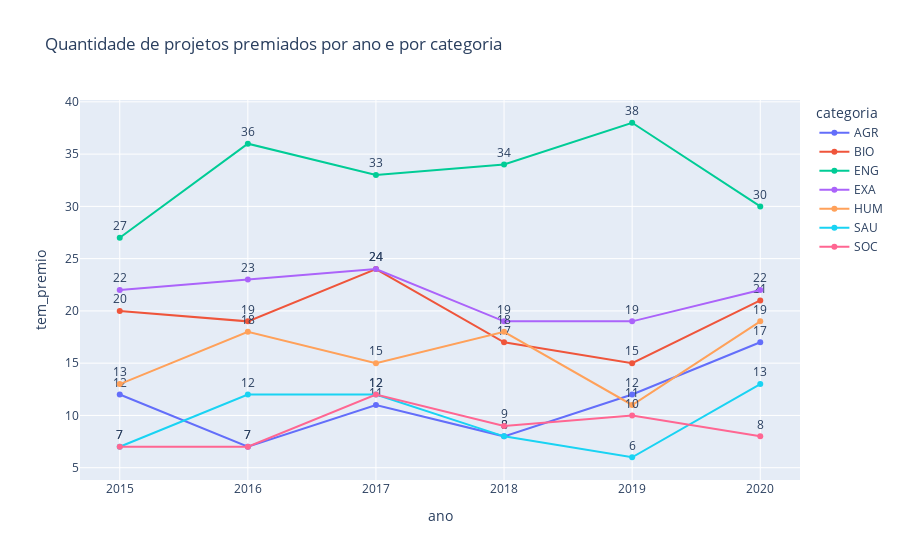

This figure's notebook cell:
### Markdown cell above
Análise absoluta

### Code cell
fig = px.line(df_proj_prem_cat_ano, 
              x='ano', 
              y="tem_premio",
              color = "categoria",
              title='Quantidade de projetos premiados por ano e por categoria',
             text = "tem_premio")

#traces
fig.update_traces(textposition="top center")

fig.show()

### Figure 1 — Plotly figure (JSON) as saved in the notebook; plotly's stock layout.template omitted (floating-point values rounded to 4 significant figures)
{"data": [{"hovertemplate": "categoria=AGR<br>ano=%{x}<br>tem_premio=%{text}<extra></extra>", "legendgroup": "AGR", "line": {"color": "#636efa", "dash": "solid"}, "marker": {"symbol": "circle"}, "mode": "text+markers+lines", "name": "AGR", "orientation": "v", "showlegend": true, "text": [12, 7, 11, 8, 12, 17], "textposition": "top center", "type": "scatter", "x": [2015, 2016, 2017, 2018, 2019, 2020], "xaxis": "x", "y": [12, 7, 11, 8, 12, 17], "yaxis": "y"}, {"hovertemplate": "categoria=BIO<br>ano=%{x}<br>tem_premio=%{text}<extra></extra>", "legendgroup": "BIO", "line": {"color": "#EF553B", "dash": "solid"}, "marker": {"symbol": "circle"}, "mode": "text+markers+lines", "name": "BIO", "orientation": "v", "showlegend": true, "text": [20, 19, 24, 17, 15, 21], "textposition": "top center", "type": "scatter", "x": [2015, 2016, 2017, 2018, 2019, 2020], "xaxis": "x", "y": [20, 19, 24, 17, 15, 21], "yaxis": "y"}, {"hovertemplate": "categoria=ENG<br>ano=%{x}<br>tem_premio=%{text}<extra></extra>", "legendgroup": "ENG", "line": {"color": "#00cc96", "dash": "solid"}, "marker": {"symbol": "circle"}, "mode": "text+markers+lines", "name": "ENG", "orientation": "v", "showlegend": true, "text": [27, 36, 33, 34, 38, 30], "textposition": "top center", "type": "scatter", "x": [2015, 2016, 2017, 2018, 2019, 2020], "xaxis": "x", "y": [27, 36, 33, 34, 38, 30], "yaxis": "y"}, {"hovertemplate": "categoria=EXA<br>ano=%{x}<br>tem_premio=%{text}<extra></extra>", "legendgroup": "EXA", "line": {"color": "#ab63fa", "dash": "solid"}, "marker": {"symbol": "circle"}, "mode": "text+markers+lines", "name": "EXA", "orientation": "v", "showlegend": true, "text": [22, 23, 24, 19, 19, 22], "textposition": "top center", "type": "scatter", "x": [2015, 2016, 2017, 2018, 2019, 2020], "xaxis": "x", "y": [22, 23, 24, 19, 19, 22], "yaxis": "y"}, {"hovertemplate": "categoria=HUM<br>ano=%{x}<br>tem_premio=%{text}<extra></extra>", "legendgroup": "HUM", "line": {"color": "#FFA15A", "dash": "solid"}, "marker": {"symbol": "circle"}, "mode": "text+markers+lines", "name": "HUM", "orientation": "v", "showlegend": true, "text": [13, 18, 15, 18, 11, 19], "textposition": "top center", "type": "scatter", "x": [2015, 2016, 2017, 2018, 2019, 2020], "xaxis": "x", "y": [13, 18, 15, 18, 11, 19], "yaxis": "y"}, {"hovertemplate": "categoria=SAU<br>ano=%{x}<br>tem_premio=%{text}<extra></extra>", "legendgroup": "SAU", "line": {"color": "#19d3f3", "dash": "solid"}, "marker": {"symbol": "circle"}, "mode": "text+markers+lines", "name": "SAU", "orientation": "v", "showlegend": true, "text": [7, 12, 12, 8, 6, 13], "textposition": "top center", "type": "scatter", "x": [2015, 2016, 2017, 2018, 2019, 2020], "xaxis": "x", "y": [7, 12, 12, 8, 6, 13], "yaxis": "y"}, {"hovertemplate": "categoria=SOC<br>ano=%{x}<br>tem_premio=%{text}<extra></extra>", "legendgroup": "SOC", "line": {"color": "#FF6692", "dash": "solid"}, "marker": {"symbol": "circle"}, "mode": "text+markers+lines", "name": "SOC", "orientation": "v", "showlegend": true, "text": [7, 7, 12, 9, 10, 8], "textposition": "top center", "type": "scatter", "x": [2015, 2016, 2017, 2018, 2019, 2020], "xaxis": "x", "y": [7, 7, 12, 9, 10, 8], "yaxis": "y"}], "layout": {"legend": {"title": {"text": "categoria"}, "tracegroupgap": 0}, "title": {"text": "Quantidade de projetos premiados por ano e por categoria"}, "xaxis": {"anchor": "y", "domain": [0, 1], "title": {"text": "ano"}}, "yaxis": {"anchor": "x", "domain": [0, 1], "title": {"text": "tem_premio"}}}}
